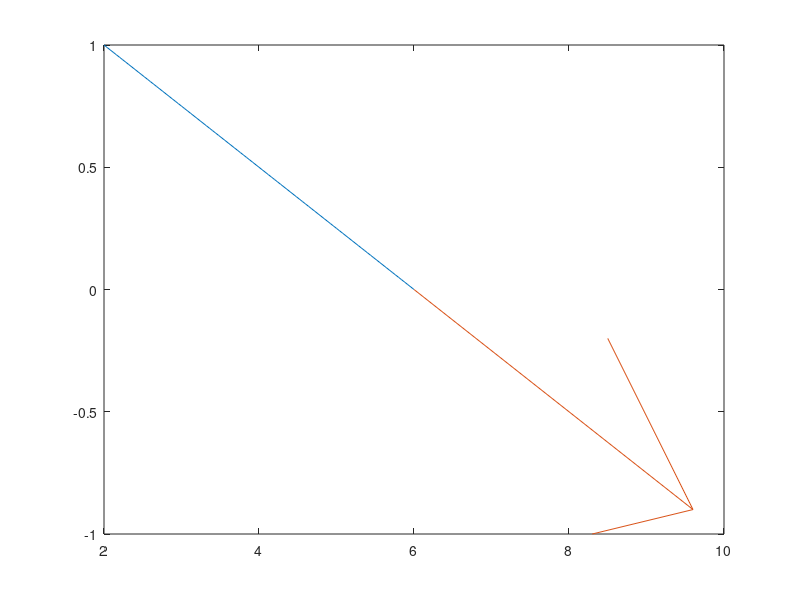

Write the MATLAB code that produced this figure.
t = 0:0.01:1;
x = 2+4*t;
y = 1-t;
tf = t(end);
xv = 4;
yv = -1;
xa = 0;
ya = 0;
figure
plot(x,y);
hold on
quiver(x(end),y(end),xv,yv);
quiver(x(end),y(end),xa,ya);
hold off
